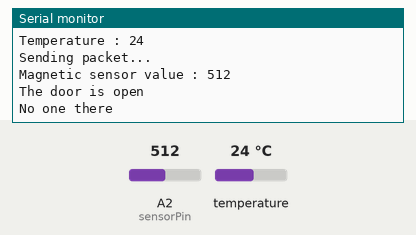
Simulated run of this sketch. Board: Arduino Uno, built with avr-gcc and run on an emulated ATmega328P. Shown: the last lines printed to the serial monitor. The inputs (shaded band) are chosen by the test bench; at power-on: temperature 24 °C, A2 (sensorPin) = 512. No radio packets arrive unless stated.

Above: at 1.9 s.
2.0 s: temperature set to 28 °C
At 3.2 s:
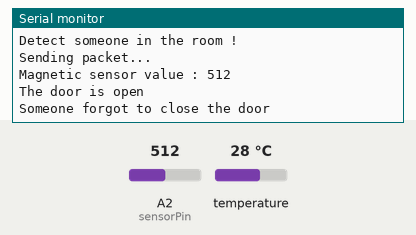
3.8 s: A2 (sensorPin) set to 440
At 5.1 s:
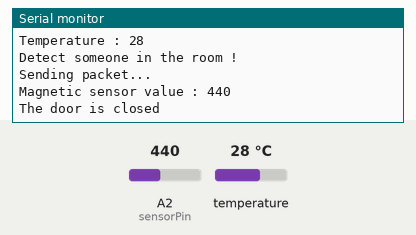
7.2 s: A2 (sensorPin) set to 460
At 8.9 s:
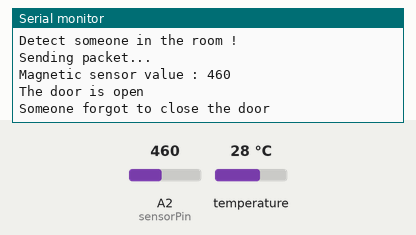
11.5 s: temperature set to 12 °C
At 13.5 s:
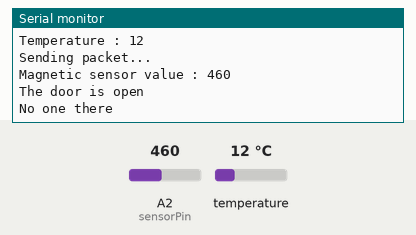
Timing chart, 0 to 14.0 s (numbered marks = the images above; inputs shaded):
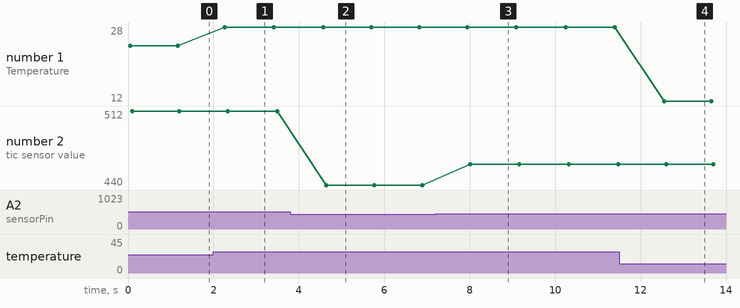

The sketch:

2_sensor.ino
```cpp
#include <SPI.h>
#include <LoRa.h>
#include <Wire.h>
#include <Adafruit_AMG88xx.h>

Adafruit_AMG88xx amg;          // AMG8833 Object
float pixels[AMG88xx_PIXEL_ARRAY_SIZE];  // Array for the temperature data 8x8
const int sensorPin = A2;  // PIN A2

void setup() {
  Serial.begin(9600);
  while (!Serial);
  while (!amg.begin(0x68)){ //　Address of capteur infrarouge
      Serial.println("Could not find a valid AMG88xx sensor, check wiring!");
      delay(100);
  }

  // initialize the LoRa module
  Serial.println("LoRa Sender");
  while (1) {
    if (!LoRa.begin(868E6)) { // LoRa communication 868 MHz
      Serial.println("Starting LoRa failed!");
    }
    else {
      Serial.println("Starting LoRa conncetion success!");
      break;
    }
    delay(1000);
  }
}

void loop() {

  // --- Temperature Part ---
  amg.readPixels(pixels);
  int tem_sum = 0;
  int tem_mean;

  // Calculation of temperature mean
  for (int i = 0; i < AMG88xx_PIXEL_ARRAY_SIZE; i++) {
      tem_sum += pixels[i];
  }

  tem_mean = tem_sum / 64;
  Serial.print("Temperature : ");
  Serial.println(tem_mean);
  // If the temperature is over 25 degrees, detecg someone in the room
  if(tem_mean > 25){
    Serial.println("Detect someone in the room !");
  }

  // --- Magnetic part ---

  Serial.println("");
  int sensorValue = analogRead(sensorPin);  // Capturing by magnetic capture

  Serial.println("Sending packet..."); // (Serial)

  Serial.print("Magnetic sensor value : ");  // Print magnetic value (Serial)
  Serial.println(sensorValue);

  // --- LoRa Part ---

  LoRa.beginPacket(); // LoRa begin

  if (sensorValue >= 250 && sensorValue <= 450) { // Threshold level
    Serial.println("The door is closed"); // (Serial)
    LoRa.print(0); // CLOSE if magnetic sensor on, send "0"
  } else {
    Serial.println("The door is open"); // (Serial)
    if(tem_mean >= 25) {
      Serial.println("Someone forgot to close the door");
      LoRa.print(1); // CLOSE if magnetic sensor off and the temperature is more than 25 degrees, send "1"
    }else{
      Serial.println("No one there");
      LoRa.print(2); // OPEN if magnetic sensor off and the temperature is less than 25 degrees, send "2"
    }
  }

  LoRa.endPacket(); // LoRa end

  delay(1000); // delay 1 second
}
```

Measured:
- after the input at 2.0 s, the serial monitor: prints a new line after 0.26 s (image 1)
- after the input at 3.8 s, the serial monitor: prints a new line after 0.84 s (image 2)
- after the input at 7.2 s, the serial monitor: prints a new line after 0.81 s (image 3)
- after the input at 11.5 s, the serial monitor: prints a new line after 1.1 s (image 4)
- plotted number 1: 24 → 28 after the input at 2.0 s, 28 → 12 after the input at 11.5 s
- plotted number 2: 512 → 440 after the input at 3.8 s, 440 → 460 after the input at 7.2 s
